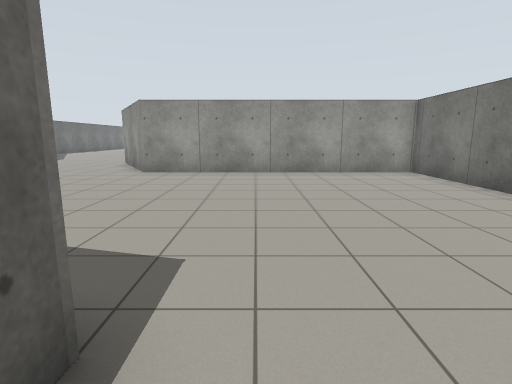
view 1 (above)

24 first-person views from a walk through a Gazebo world. The camera is 1.2 m above the floor, tilts 10° down and sees 80° across. The floor is counted in squares, 1 m on a side. Each view is taken from the middle of a square. On the plan, view 1 faces up. The plan holds only what a view shows up to about 13 squares ahead; the rest is blank.

view 2
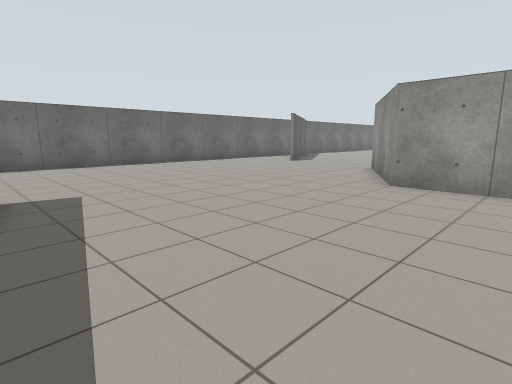

view 3
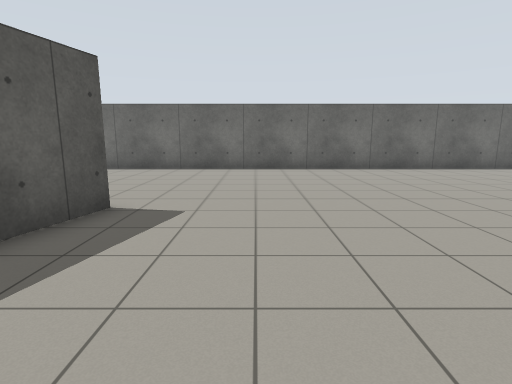

view 4
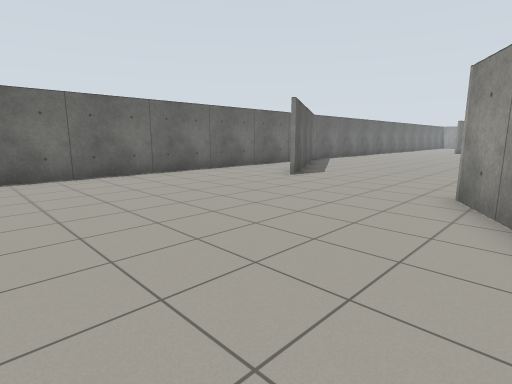

view 5
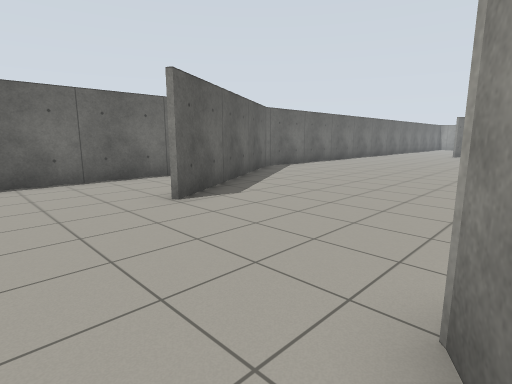

view 6
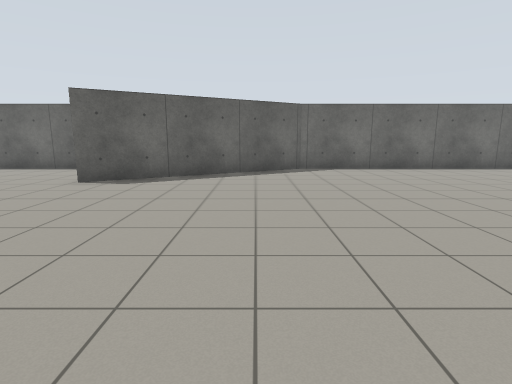

view 7
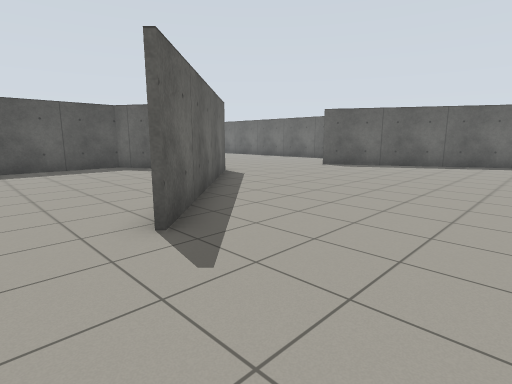

view 8
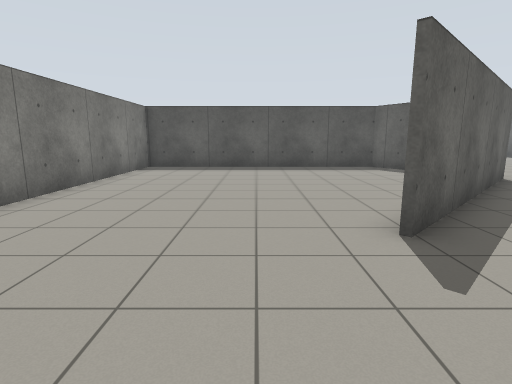

view 9
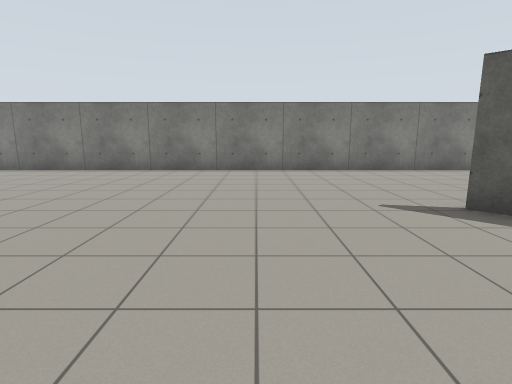

view 10
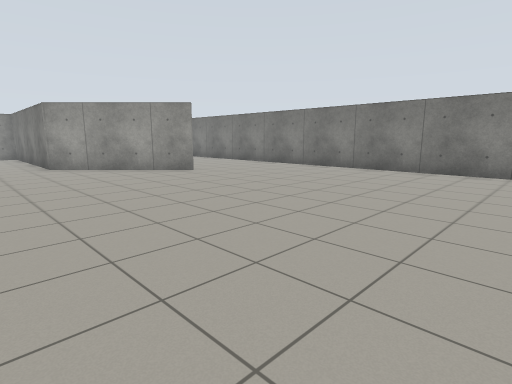

view 11
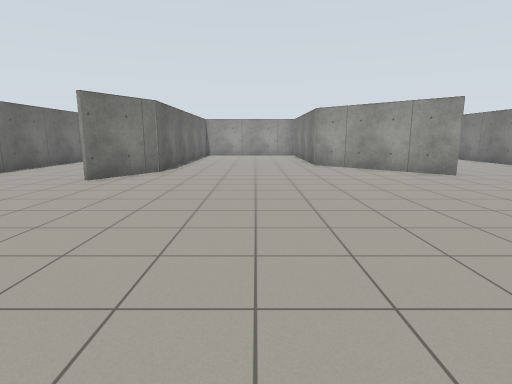

view 12
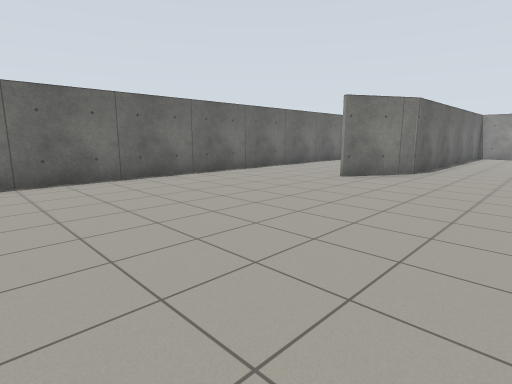

view 13
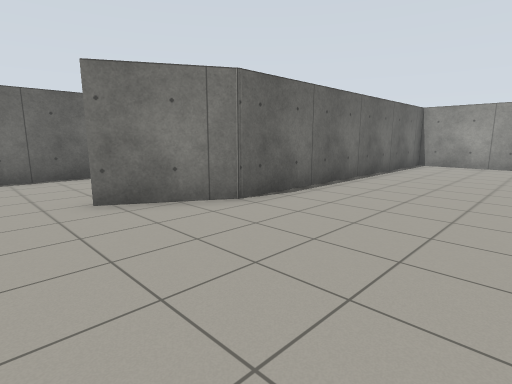

view 14
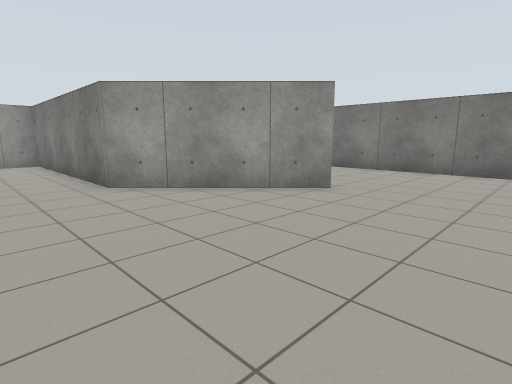

view 15
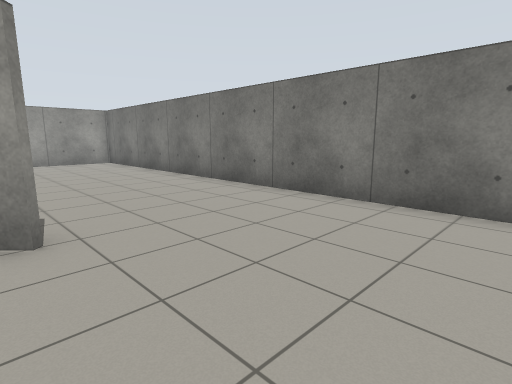

view 16
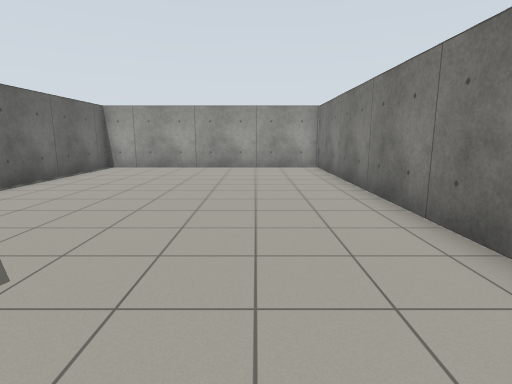

view 17
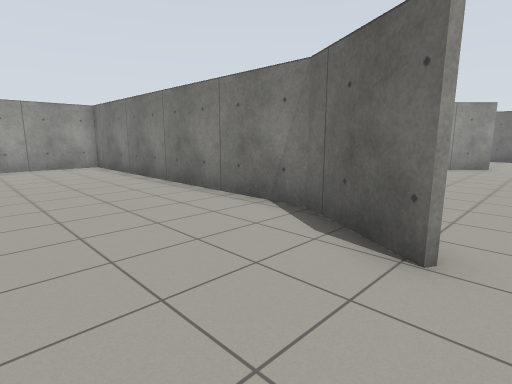

view 18
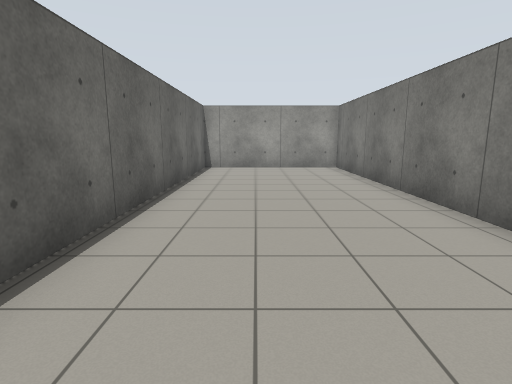

view 19
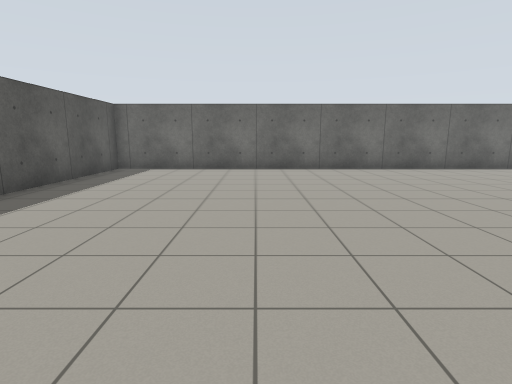

view 20
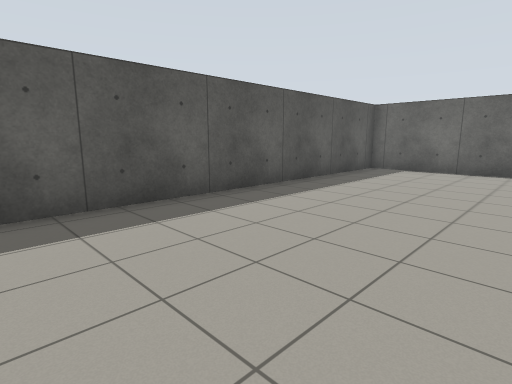

view 21
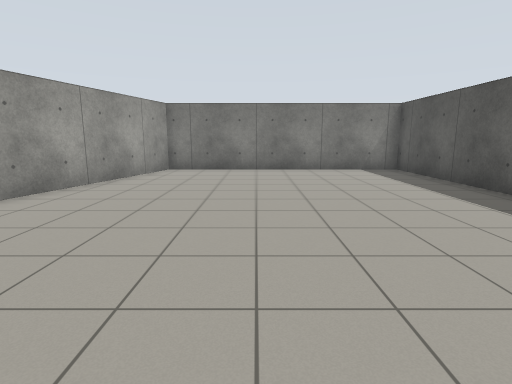

view 22
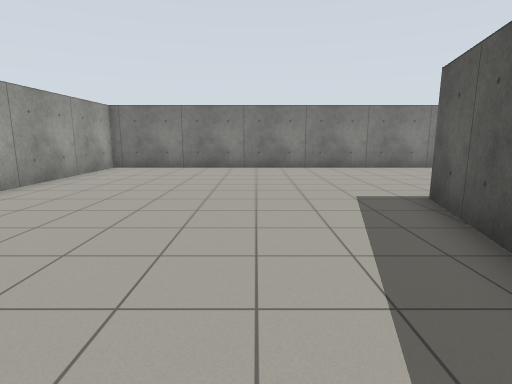

view 23
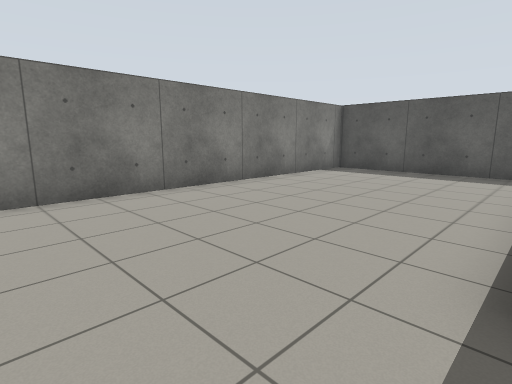

view 24
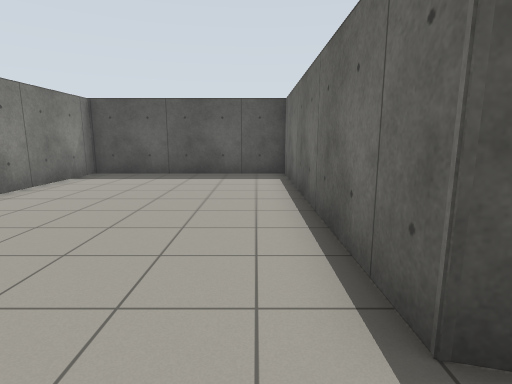

### Floor plan
Points are (right, up) in squares from view 1. A wall is a line through its corners. A room is listed if a view was taken in it or the views show most of it. See-through windows are left out.
Room 1 (views 1, 2, 3, 4, 5, 6, 7, 8, 9, 10, 11, 12, 13, 14, 15, 16, 17, 18, 19, 20, 21, 22, 23, 24)
walls: (-4.7, 12.4) (-4, 11) (5.6, 11) (5.6, 48.7) (-4.6, 48.7); (-15.1, 18.1) (-15.1, -7.5) (5.6, -7.5) (5.6, 10.9) (-4, 10.9) (-6.4, 15) (-0.9, 20.5); (-8.3, 3.5) (-6.5, 3); (-11, 35.8) (-9.6, 38.1) (-9.6, 48.7) (-15.1, 48.7) (-15.1, 22.8) (-11.2, 16); (0.6, 36.9) (-3.3, 40.8) (-3.3, 48.8); (-3.9, 2.3) (-1, 1.5) (-1, -7.5); (-1.1, -7.5) (-1.1, 1.4) (-7.2, 3); (-6.3, 48.7) (-9.1, 48.7); (-3.2, 48.8) (-3.2, 43.2); (-9.5, 48.4) (-9.5, 38.1) (-10.9, 35.7)

Where each view was taken, in squares from view 1:
view 1: 0 up, 0 right, facing up
view 2: 3 up, 1 left, facing up-left
view 3: 6 up, 3 left, facing left
view 4: 8 up, 5 left, facing up-left
view 5: 13 up, 6 left, facing up-left
view 6: 21 up, 3 left, facing left
view 7: 24 up, 1 right, facing down-left
view 8: 24 up, 1 right, facing down
view 9: 24 up, 6 left, facing right
view 10: 27 up, 6 left, facing up-right
view 11: 27 up, 6 left, facing up
view 12: 27 up, 6 left, facing up-left
view 13: 34 up, 5 left, facing up-left
view 14: 33 up, 6 left, facing up-right
view 15: 33 up, 0 right, facing up-right
view 16: 36 up, 3 right, facing up
view 17: 35 up, 14 left, facing up-right
view 18: 36 up, 13 left, facing up
view 19: 2 down, 3 left, facing left
view 20: 2 down, 3 left, facing down-left
view 21: 2 down, 13 left, facing right
view 22: 5 up, 7 left, facing right
view 23: 4 up, 1 left, facing down-right
view 24: 3 up, 0 right, facing down
